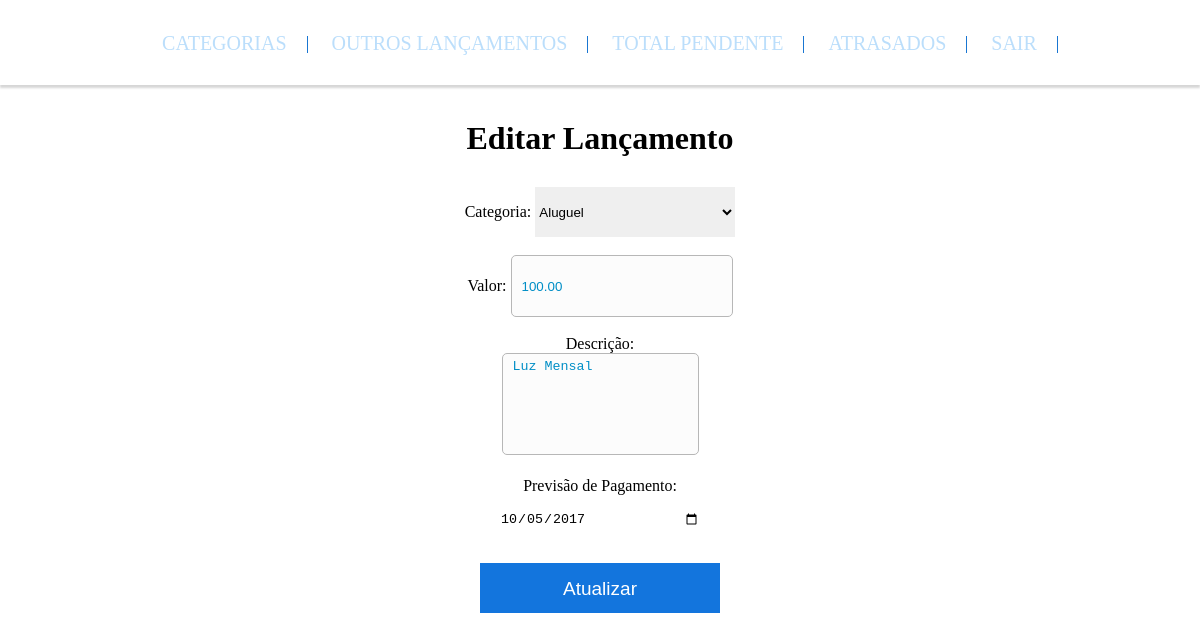
Screenshot of /editar.php?id=55 (signed in) with the database file from the repository.
### tables this page shows
CREATE TABLE IF NOT EXISTS `lancamentos` (
`id` int(6) NOT NULL,
  `tipo` char(1) DEFAULT NULL,
  `previsao` date DEFAULT NULL,
  `efetivada` date DEFAULT NULL,
  `id_categoria` int(6) DEFAULT NULL,
  `descricao` varchar(250) DEFAULT NULL,
  `valor` decimal(10,2) DEFAULT NULL,
  `id_usuario` int(6) DEFAULT NULL,
  `data_envio` date DEFAULT NULL
);

### editar.php (the view, shortened to what this page needs)
<!DOCTYPE html>
<html lang="pt-br">
	<head>
		<link rel="stylesheet" href="Estilos/categorias.css">
		<link rel="stylesheet" href="Estilos/todos.css">
		<link rel="stylesheet" href="Estilos/header.css">
		<link rel="stylesheet" href="Estilos/listar.css">
		<?php
			include "Funcoes/conectar.php";
			if(isset($_GET['id'])){
				$id = $_GET['id'];
				$sql = "SELECT * FROM lancamentos WHERE id = $id";
				$receber = $conectar -> prepare($sql);
				$receber -> execute();
				foreach($receber as $editar){
					$tipo = $editar['tipo'];
					$valor = $editar['valor'];
					$descricao = $editar['descricao'];
					$previsao = $editar['previsao'];
				}
			}else{
				echo "<script>window.location.replace('listarLancamentos.php')</script>";
			}
		?>
	</head>
	<body>
		<header class="header" role="banner">
		    <nav class="nav_bar">
		        <ul class="ul_bar">
		            <li class="li_bar"><a href="categorias.php">Categorias</a></li>
		            <li class="li_bar"><a href="outrosLancamentos.php" disabled>Outros Lançamentos</a></li>
		            <li class="li_bar"><a href="totalPendente.php">Total Pendente</a></li>
		            <li class="li_bar"><a href="atrasados.php">Atrasados</a></li>
		            <li class="li_bar"><a href="Funcoes/logout.php">Sair</a></li>
		        </ul>
		    </nav>
		</header>
		<div class="cabecalho">
			<h1 class="Text_cat1">Editar Lançamento</h1>
		</div>
		<div class="conteudo">
			<form method="GET" action="Funcoes/enviarEditar.php">
				Categoria:
				<select name="categoria">
					<?php
						$sql = "SELECT * FROM categorias WHERE tipo='$tipo' OR tipo='A' ORDER BY nome ASC";
						$receber = $conectar -> prepare($sql);
						$receber -> execute();
						foreach($receber as $listar){
							$id_categoria = $listar['id_categoria'];
							$opcao = $listar['nome'];
							echo "<option value='$id_categoria'>$opcao</option>";
						}
					?>
				</select>
				<br><br>
				Valor:
				<input type="text" name="valor" class="input_text" value="<?php echo $valor; ?>">
				<br><br>
				Descrição:
				<br>
				<textarea name="descricao" col="15" class="input_text" rows="6"><?php echo $descricao ?></textarea>
				<br><br>
				Previsão de Pagamento:
				<br>
				<input type="date" name="previsao" value="<?php echo $previsao ?>">
				<br><br>
				<input type="submit" name="atualizar" value="Atualizar">
			</form>
		</div>
	</body>
</html>

### Estilos/categorias.css (style rules this page uses)
.input_text { display: inline-block; box-sizing: content-box; padding: 5px 10px; border: 1px solid #b7b7b7; border-radius: 5px; color: rgba(0,142,198,1); background: rgba(252,252,252,1); }
.Text_cat1 { margin-top: 120px; margin-bottom: 30px; }

### Estilos/todos.css (style rules this page uses)
* { margin:0; border:0; padding:0; }
* [disabled] { cursor:default; }
html, body { text-align:center; margin:0 auto; margin-bottom:10px; }
input, select { width:200px; height:50px; }
input[type="submit"], input[type="button"] { padding: 15px 15px; color: #FFF; background-color: #1375DD; width: 20%; font-size: 19px; border-style: none; cursor: pointer; }
textarea { resize: none; }

### Estilos/header.css (style rules this page uses)
.header { width: 100%; position: fixed; top: 0; left: 0; height: 85px; border: none; background-color: rgba(255,255,255,1); box-shadow: 0px 3px 2px 0px rgba(50, 50, 50, 0.2); }
.nav_bar { margin: 2em; }
.ul_bar { list-style-type: none; text-align: center; }
.li_bar { height: 20px; margin-right: 0px; border-right: 1px solid #1976D2; padding: 0 20px; display: inline; }
.li_bar a { text-decoration: none; color: #BBDEFB; font-size: 20px; text-transform: uppercase; transition: all 0.5s ease; display: inline-block; }

### rows the page displays
lancamentos: valor "100.00", descricao "Luz Mensal", previsao "10/05/2017"

### other values shown
form field categoria "Aluguel"
